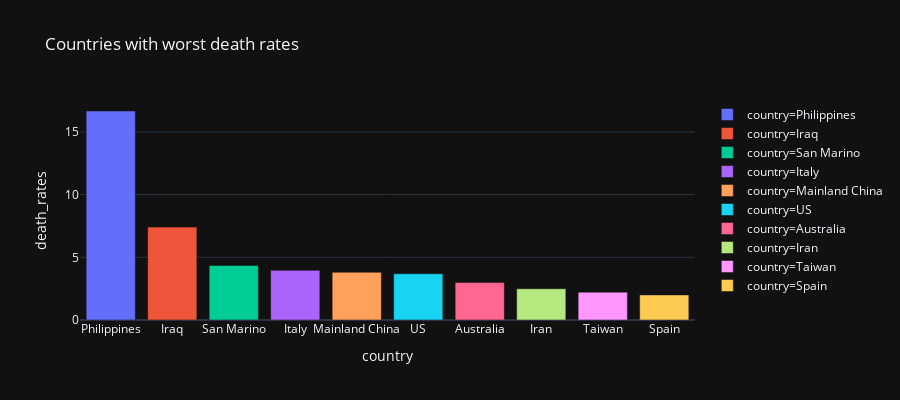

Notebook cell for this chart:
### Code cell
fig = px.bar(data.sort_values('death_rates',ascending=False).head(10), x='country', y='death_rates',
             hover_data=['country','death_rates'], color='country',
             labels={'pop':'Confirmed Cases'}, height=400,title='Countries with worst death rates')
fig.update_layout(template='plotly_dark')
fig.show()

### Figure 1 — Plotly figure (JSON) as saved in the notebook; plotly's stock layout.template omitted (floating-point values rounded to 4 significant figures)
{"data": [{"alignmentgroup": "True", "customdata": [["Philippines", 16.67]], "hoverlabel": {"namelength": 0}, "hovertemplate": "country=%{customdata[0]}<br>death_rates=%{customdata[1]}", "legendgroup": "country=Philippines", "marker": {"color": "#636efa"}, "name": "country=Philippines", "offsetgroup": "country=Philippines", "orientation": "v", "showlegend": true, "textposition": "auto", "type": "bar", "x": ["Philippines"], "xaxis": "x", "y": [16.67], "yaxis": "y"}, {"alignmentgroup": "True", "customdata": [["Iraq", 7.407]], "hoverlabel": {"namelength": 0}, "hovertemplate": "country=%{customdata[0]}<br>death_rates=%{customdata[1]}", "legendgroup": "country=Iraq", "marker": {"color": "#EF553B"}, "name": "country=Iraq", "offsetgroup": "country=Iraq", "orientation": "v", "showlegend": true, "textposition": "auto", "type": "bar", "x": ["Iraq"], "xaxis": "x", "y": [7.407], "yaxis": "y"}, {"alignmentgroup": "True", "customdata": [["San Marino", 4.348]], "hoverlabel": {"namelength": 0}, "hovertemplate": "country=%{customdata[0]}<br>death_rates=%{customdata[1]}", "legendgroup": "country=San Marino", "marker": {"color": "#00cc96"}, "name": "country=San Marino", "offsetgroup": "country=San Marino", "orientation": "v", "showlegend": true, "textposition": "auto", "type": "bar", "x": ["San Marino"], "xaxis": "x", "y": [4.348], "yaxis": "y"}, {"alignmentgroup": "True", "customdata": [["Italy", 3.961]], "hoverlabel": {"namelength": 0}, "hovertemplate": "country=%{customdata[0]}<br>death_rates=%{customdata[1]}", "legendgroup": "country=Italy", "marker": {"color": "#ab63fa"}, "name": "country=Italy", "offsetgroup": "country=Italy", "orientation": "v", "showlegend": true, "textposition": "auto", "type": "bar", "x": ["Italy"], "xaxis": "x", "y": [3.961], "yaxis": "y"}, {"alignmentgroup": "True", "customdata": [["Mainland China", 3.806]], "hoverlabel": {"namelength": 0}, "hovertemplate": "country=%{customdata[0]}<br>death_rates=%{customdata[1]}", "legendgroup": "country=Mainland China", "marker": {"color": "#FFA15A"}, "name": "country=Mainland China", "offsetgroup": "country=Mainland China", "orientation": "v", "showlegend": true, "textposition": "auto", "type": "bar", "x": ["Mainland China"], "xaxis": "x", "y": [3.806], "yaxis": "y"}, {"alignmentgroup": "True", "customdata": [["US", 3.689]], "hoverlabel": {"namelength": 0}, "hovertemplate": "country=%{customdata[0]}<br>death_rates=%{customdata[1]}", "legendgroup": "country=US", "marker": {"color": "#19d3f3"}, "name": "country=US", "offsetgroup": "country=US", "orientation": "v", "showlegend": true, "textposition": "auto", "type": "bar", "x": ["US"], "xaxis": "x", "y": [3.689], "yaxis": "y"}, {"alignmentgroup": "True", "customdata": [["Australia", 2.985]], "hoverlabel": {"namelength": 0}, "hovertemplate": "country=%{customdata[0]}<br>death_rates=%{customdata[1]}", "legendgroup": "country=Australia", "marker": {"color": "#FF6692"}, "name": "country=Australia", "offsetgroup": "country=Australia", "orientation": "v", "showlegend": true, "textposition": "auto", "type": "bar", "x": ["Australia"], "xaxis": "x", "y": [2.985], "yaxis": "y"}, {"alignmentgroup": "True", "customdata": [["Iran", 2.49]], "hoverlabel": {"namelength": 0}, "hovertemplate": "country=%{customdata[0]}<br>death_rates=%{customdata[1]}", "legendgroup": "country=Iran", "marker": {"color": "#B6E880"}, "name": "country=Iran", "offsetgroup": "country=Iran", "orientation": "v", "showlegend": true, "textposition": "auto", "type": "bar", "x": ["Iran"], "xaxis": "x", "y": [2.49], "yaxis": "y"}, {"alignmentgroup": "True", "customdata": [["Taiwan", 2.222]], "hoverlabel": {"namelength": 0}, "hovertemplate": "country=%{customdata[0]}<br>death_rates=%{customdata[1]}", "legendgroup": "country=Taiwan", "marker": {"color": "#FF97FF"}, "name": "country=Taiwan", "offsetgroup": "country=Taiwan", "orientation": "v", "showlegend": true, "textposition": "auto", "type": "bar", "x": ["Taiwan"], "xaxis": "x", "y": [2.222], "yaxis": "y"}, {"alignmentgroup": "True", "customdata": [["Spain", 2]], "hoverlabel": {"namelength": 0}, "hovertemplate": "country=%{customdata[0]}<br>death_rates=%{customdata[1]}", "legendgroup": "country=Spain", "marker": {"color": "#FECB52"}, "name": "country=Spain", "offsetgroup": "country=Spain", "orientation": "v", "showlegend": true, "textposition": "auto", "type": "bar", "x": ["Spain"], "xaxis": "x", "y": [2], "yaxis": "y"}], "layout": {"barmode": "relative", "height": 400, "legend": {"tracegroupgap": 0}, "title": {"text": "Countries with worst death rates"}, "xaxis": {"anchor": "y", "categoryarray": ["Philippines", "Iraq", "San Marino", "Italy", "Mainland China", "US", "Australia", "Iran", "Taiwan", "Spain"], "categoryorder": "array", "domain": [0, 1], "title": {"text": "country"}}, "yaxis": {"anchor": "x", "domain": [0, 1], "title": {"text": "death_rates"}}}}
